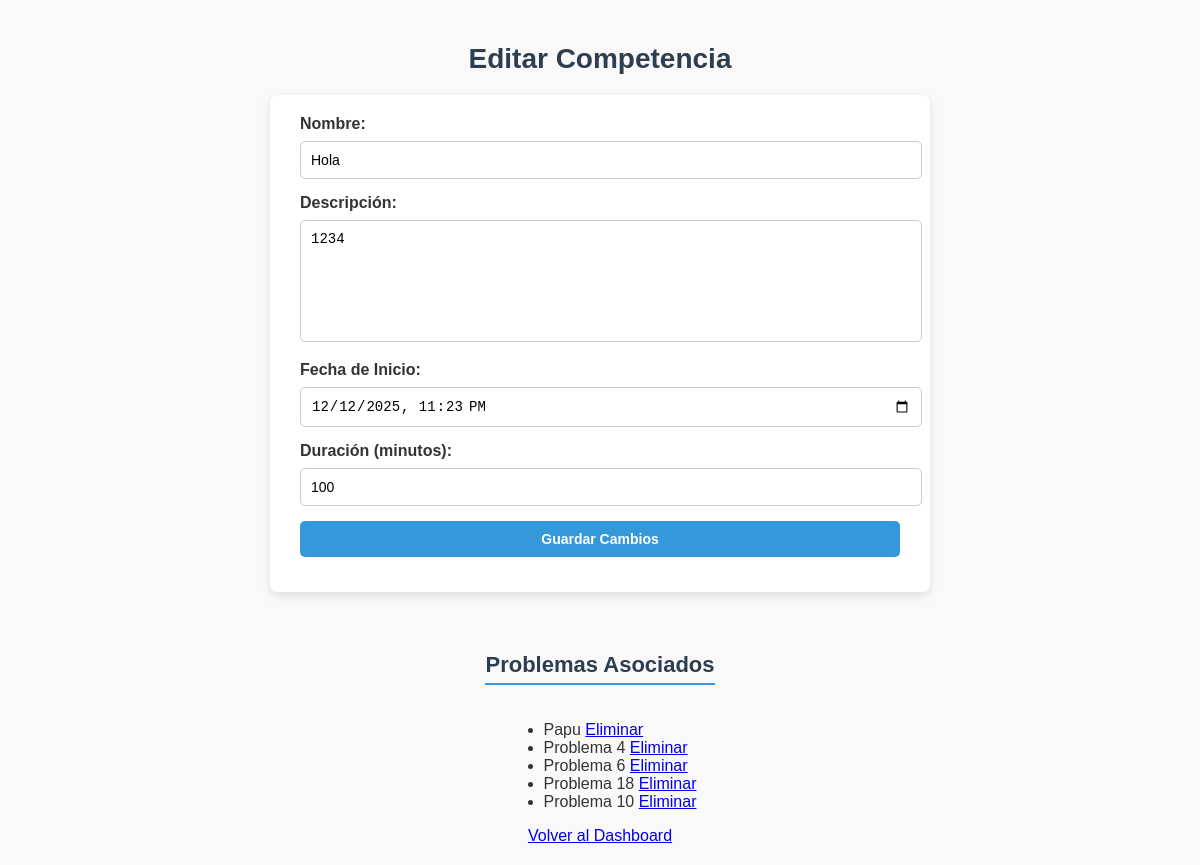
Screenshot of /editar_competencia.php?id_competencia=1 (signed in) with the database file from the repository.
### tables this page shows
CREATE TABLE `competencias` (
  `id_competencia` int(11) NOT NULL,
  `nombre` varchar(100) NOT NULL,
  `descripcion` text DEFAULT NULL,
  `fecha_inicio` datetime NOT NULL,
  `tiempo_limite` int(11) NOT NULL COMMENT 'Duración en minutos',
  `creado_por` int(11) NOT NULL,
  `creado_en` timestamp NOT NULL DEFAULT current_timestamp(),
  `tipo_competencia` enum('Informatica','Fisica','Quimica','Matematicas') NOT NULL DEFAULT 'Informatica'
);

CREATE TABLE `problemas` (
  `id_problema` int(11) NOT NULL,
  `titulo` varchar(100) NOT NULL,
  `descripcion` text NOT NULL,
  `puntaje_base` int(11) NOT NULL DEFAULT 100,
  `resultado_esperado` text DEFAULT NULL,
  `creado_en` timestamp NOT NULL DEFAULT current_timestamp(),
  `tipo_problema` enum('Informatica','Fisica','Quimica','Matematicas') NOT NULL DEFAULT 'Informatica'
);

### editar_competencia.php (the view, shortened to what this page needs)
<?php
include 'db.php';
$id_competencia = $_GET['id_competencia'] ?? null;
$sql = "SELECT * FROM competencias WHERE id_competencia = ?";
$stmt = $conn->prepare($sql);
$stmt->bind_param('i', $id_competencia);
$stmt->execute();
$result = $stmt->get_result();
$competencia = $result->fetch_assoc();
?>
<!DOCTYPE html>
<html>
<head>
    <link rel="stylesheet" href="admin_competencias.css">
</head>
<body>
    <h2>Editar Competencia</h2>
    <form action="" method="POST">
        <label>Nombre:</label>
        <input type="text" name="nombre" value="<?php echo htmlspecialchars($competencia['nombre']); ?>" required>
        <label>Descripción:</label>
        <textarea name="descripcion" required><?php echo htmlspecialchars($competencia['descripcion']); ?></textarea>
        <label>Fecha de Inicio:</label>
        <input type="datetime-local" name="fecha_inicio"
               value="<?php echo date('Y-m-d\TH:i', strtotime($competencia['fecha_inicio'])); ?>" required>
        <label>Duración (minutos):</label>
        <input type="number" name="tiempo_limite" value="<?php echo $competencia['tiempo_limite']; ?>" required>
        <button type="submit">Guardar Cambios</button>
    </form>
    <h3>Problemas Asociados</h3>
    <ul>
        <?php
        $sql_problemas = "
            SELECT p.*
            FROM problemas p
            JOIN competencia_problema cp ON p.id_problema = cp.id_problema
            WHERE cp.id_competencia = ?";
        $stmt = $conn->prepare($sql_problemas);
        $stmt->bind_param('i', $id_competencia);
        $stmt->execute();
        $result_problemas = $stmt->get_result();
        while ($problema = $result_problemas->fetch_assoc()) {
            echo "<li>" . htmlspecialchars($problema['titulo']) . "
                  <a href='eliminar_problema.php?id_problema=" . $problema['id_problema'] . "'>Eliminar</a></li>";
        }
        ?>
    </ul>
    <a href="dashboard_admin.php" class="back">Volver al Dashboard</a>
</body>
</html>

### admin_competencias.css (style rules this page uses)
body { font-family: 'Arial', sans-serif; margin: 0; padding: 0; background: #f9f9f9; color: #333; display: flex; flex-direction: column; align-items: center; padding: 20px; }
h2, h3 { text-align: center; color: #2c3e50; margin-bottom: 20px; }
h2 { font-size: 28px; font-weight: bold; }
h3 { font-size: 22px; margin-top: 30px; border-bottom: 2px solid #3498db; display: inline-block; padding-bottom: 5px; }
form { background: #fff; padding: 20px 30px; border-radius: 8px; box-shadow: 0 4px 8px rgba(0, 0, 0, 0.1); width: 100%; max-width: 600px; margin-bottom: 30px; }
form label { display: block; margin-bottom: 8px; font-weight: bold; }
form input, form textarea, form button { width: 100%; padding: 10px; margin-bottom: 15px; border: 1px solid #ccc; border-radius: 5px; font-size: 14px; }
form textarea { resize: none; height: 100px; }
form button { background-color: #3498db; color: white; font-weight: bold; border: none; cursor: pointer; transition: background-color 0.3s ease-in-out; }

### rows the page displays
competencias: nombre "Hola", descripcion "1234", fecha_inicio "12/12/2025 23:23", tiempo_limite "100"
problemas: titulo "Papu"
problemas: titulo "Problema 4"
problemas: titulo "Problema 6"
problemas: titulo "Problema 18"
problemas: titulo "Problema 10"
